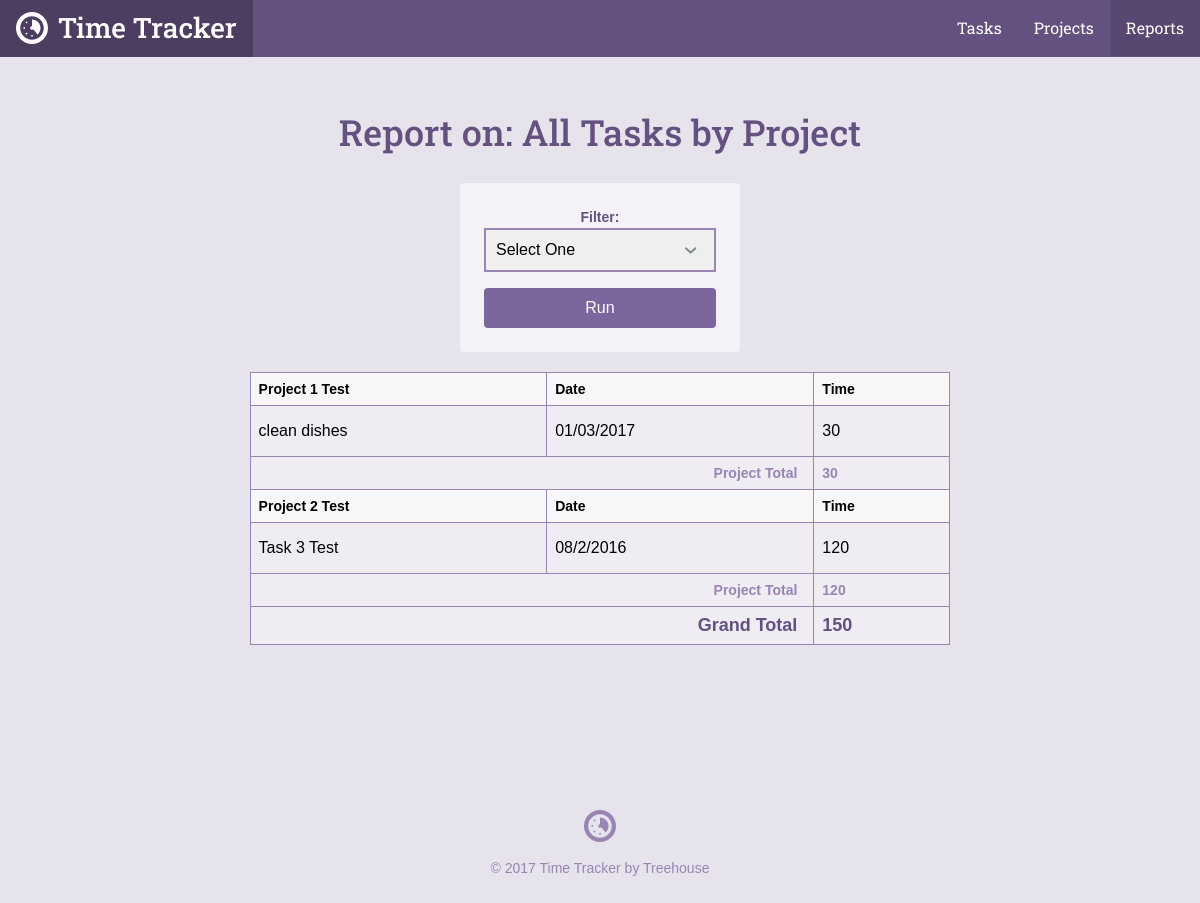
The app's page /reports.php, older data.
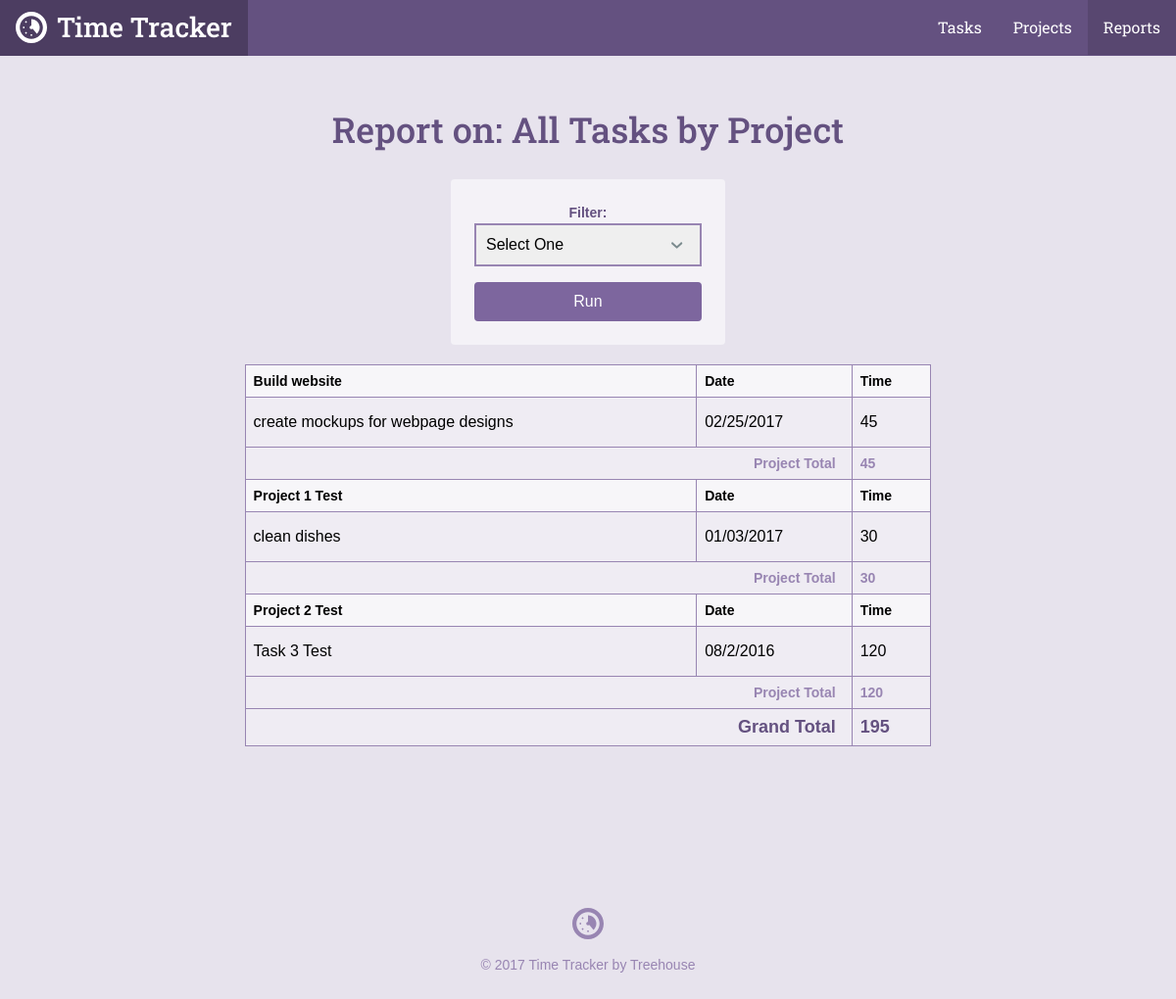
The same page, newer data.
### tables this page shows
CREATE TABLE `tasks` (
	`task_id`	INTEGER PRIMARY KEY AUTOINCREMENT,
	`project_id`	INTEGER,
	`title`	TEXT,
	`date`	INTEGER NOT NULL,
	`time`	TEXT NOT NULL
);

CREATE TABLE `projects` (
	`project_id`	INTEGER PRIMARY KEY AUTOINCREMENT,
	`title`	TEXT NOT NULL,
	`category`	TEXT NOT NULL
);

### inc/functions.php (called while the page is built, shortened)
<?php
function get_task_list($filter = null){
	include 'connection.php';
	$sql = "SELECT tasks.*,projects.title AS project FROM tasks INNER JOIN projects ON projects.project_id = tasks.project_id";
	$where = '';
	$orderBy = ' ORDER BY date DESC';
	if($filter){
		$orderBy = ' ORDER BY projects.title ASC, date DESC';
	}
	try{
		$results = $db->prepare($sql . $where . $orderBy);
		$results->execute();
	}catch(Exception $e){
		echo "Error: " . $e->getMessage() . "</br>";
		return array();
	}
	return $results->fetchAll(PDO::FETCH_ASSOC);
}

### reports.php (the view, shortened to what this page needs)
<?php
require 'inc/functions.php';
$filter = 'all';
include 'inc/header.php';
?>
<div class="col-container page-container">
    <div class="col col-70-md col-60-lg col-center">
        <div class="col-container">
            <h1 class='actions-header'>Report on:
            <?php
            if(!is_array($filter)){
                echo "All Tasks by Project";
            }
            ?>
            </h1>
            <form class="form-container form-report" action="reports.php" method="get">
            <label for="filter">Filter: </label>
            <select id="filter" name="filter">
                <option value="">Select One</option>
            </select>
            <input class="button" type="submit" value="Run"/>
            </form>
        </div>
        <div class="section page">
            <div class="wrapper">
                <table>
                <?php
               $total = $project_id = $project_total =  0;
                $tasks = get_task_list($filter);
                   foreach(get_task_list($filter) as $item){
                       if($project_id != $item['project_id']){
                            $project_id = $item['project_id'];
                            echo "<thead> \n";
                            echo "<tr> \n";
                            echo "<th> " . $item['project'] . " </th> \n";
                            echo "<th> Date </th> \n";
                            echo "<th> Time </th> \n";
                            echo "</tr> \n";
                            echo "</thead> \n";
                       }
                        $project_total += $item['time'];
                        $total += $item['time'];
                        echo "<tr>\n";
                        echo '<td>' . $item['title'] . "</td>\n";
                        echo '<td>' . $item['date'] . "</td>\n";
                        echo '<td>' . $item['time'] . "</td>\n";
                        if(next($tasks)['project_id'] != $item['project_id']){
                                echo "<tr> \n";
                                echo "<th class='project-total-label' colspan='2'>Project Total </th>";
                                echo "<th class='project-total-number'> $project_total </th> \n";
                                echo "</tr> \n";
                                $project_total = 0;
                        }
                        echo "</tr>\n";
                    }
                ?>
                    <tr>
                        <th class='grand-total-label' colspan='2'>Grand Total</th>
                        <th class='grand-total-number'><?php echo $total; ?></th>
                    </tr>
                </table>
            </div>
        </div>
    </div>
</div>
<?php include "inc/footer.php"; ?>

Row changes from the older to the newer data that the page shows:
added tasks: project.title "Build website", title "create mockups for webpage designs", date "02/25/2017", time "45", project_total "45"
Text that changed along with them:
$total: "150" → "195"
